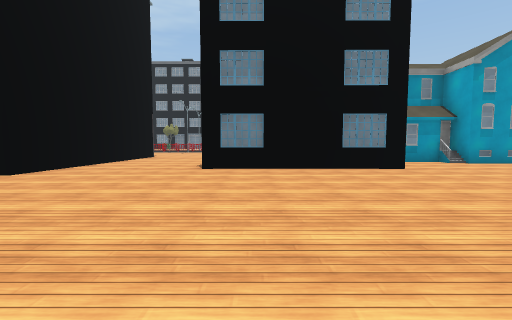
View 1 (above)

24 first-person views from a walk through a scene from a Unity 3-D project. The camera is 1.3 m above the floor, tilts 4° down and sees 90° across. The floor is counted in squares, 2 m on a side. Each view is taken from the middle of a square. On the plan, view 1 faces up. The plan holds only what a view shows up to about 9 squares ahead; the rest is blank. The place goes on beyond the plan. The player is left out. Some animated figures are not drawn. Some surface patterns are stand-ins.

View 2
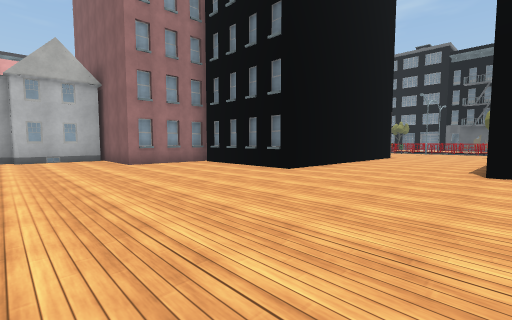

View 3
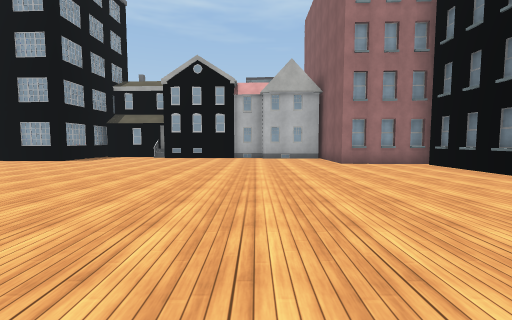

View 4
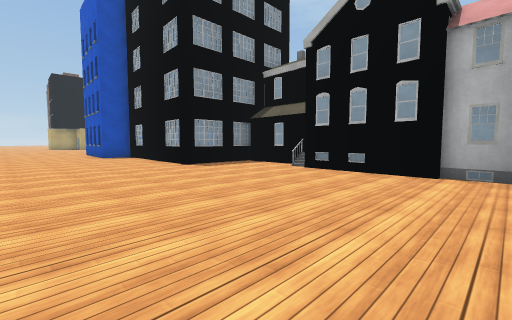

View 5
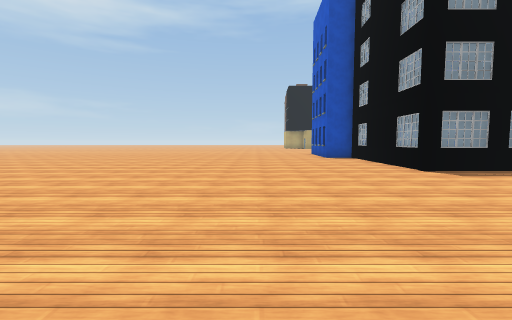

View 6
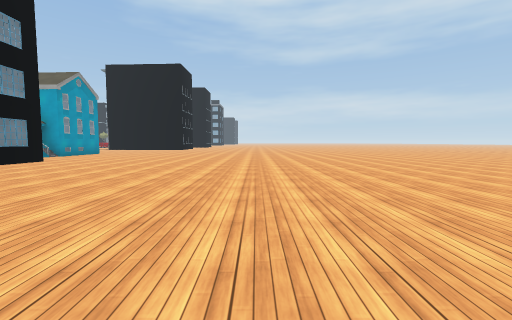

View 7
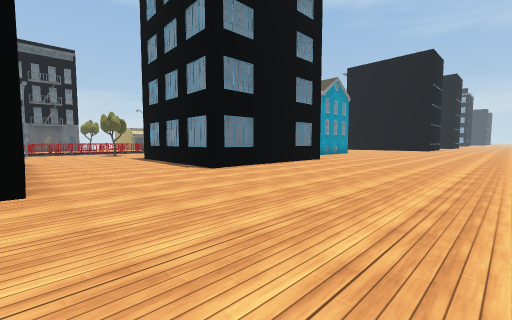

View 8
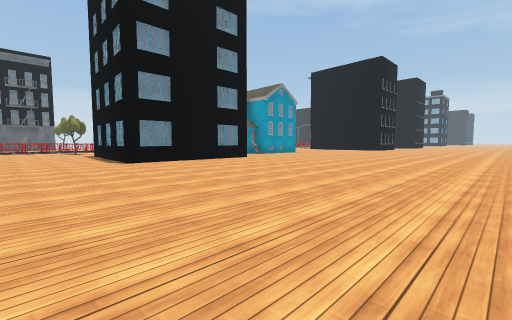

View 9
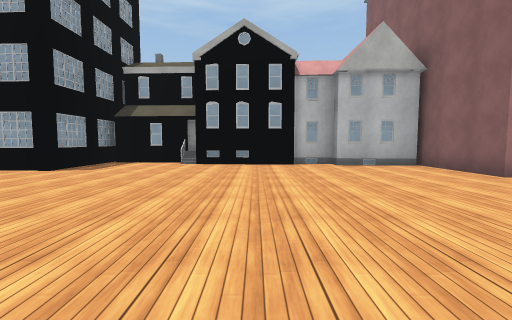

View 10
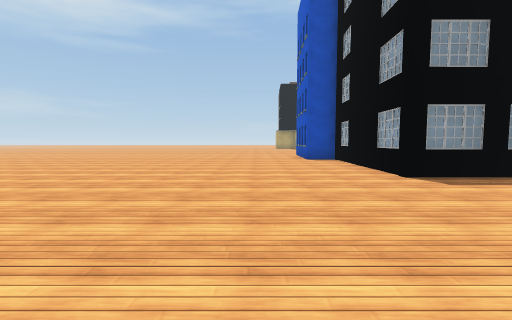

View 11
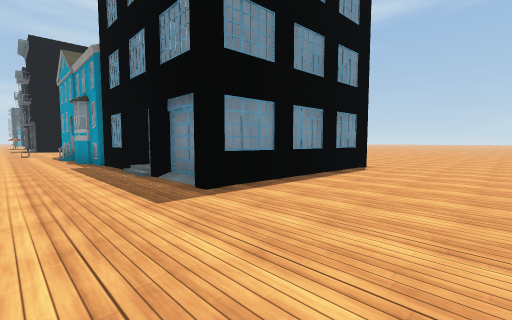

View 12
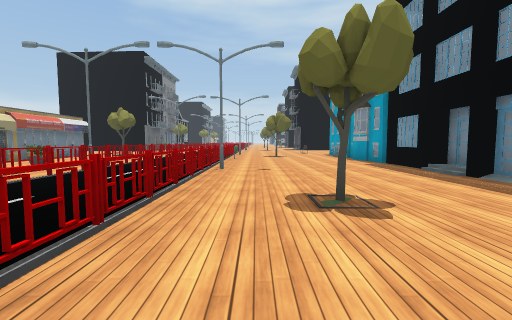

View 13
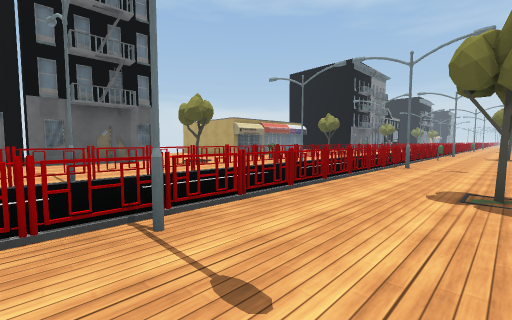

View 14
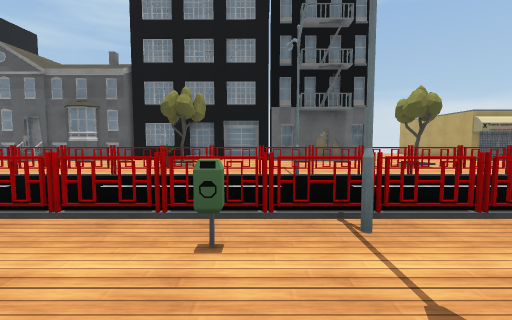

View 15
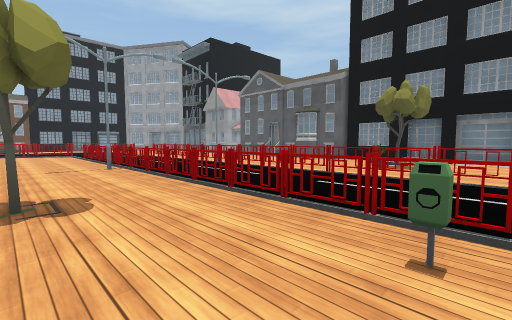

View 16
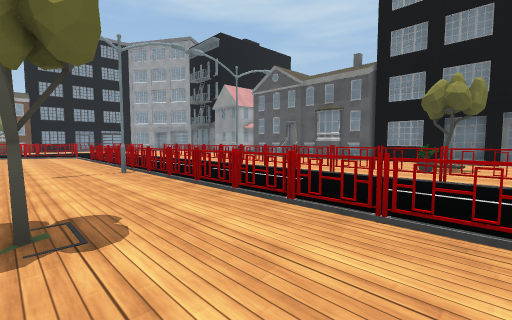

View 17
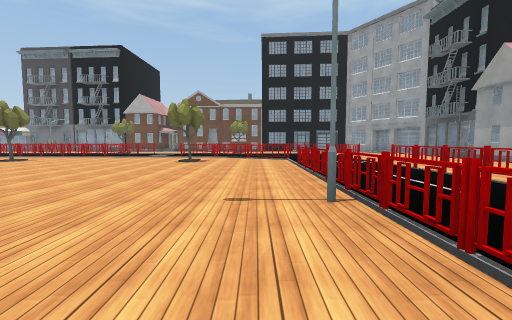

View 18
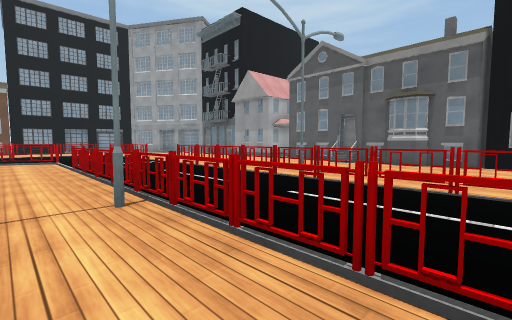

View 19
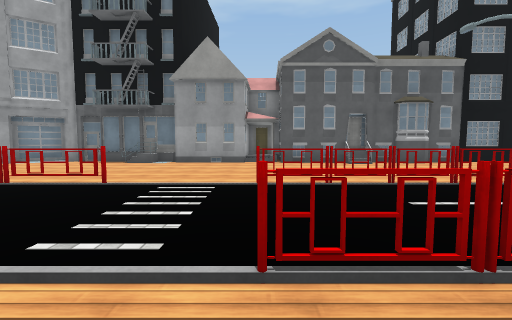

View 20
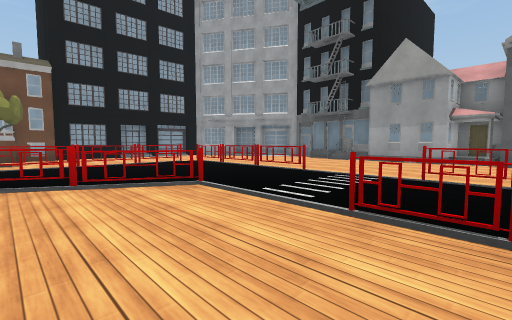

View 21
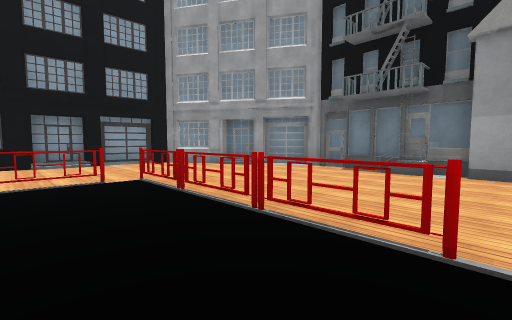

View 22
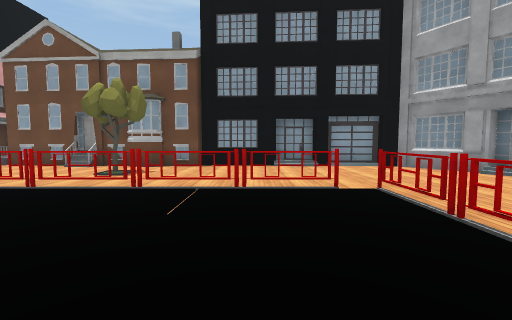

View 23
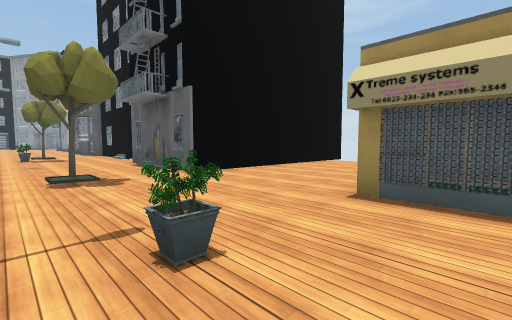

View 24
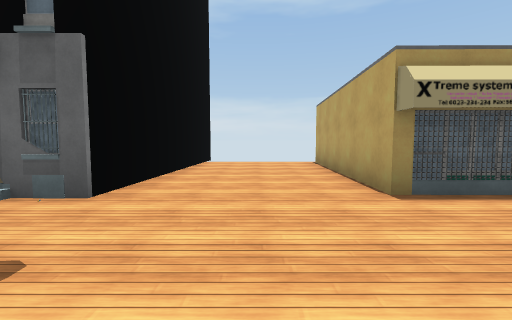

### Floor plan
Key: @ floor where view 1 was taken; # wall or solid block; x gap in a wall; . floor; = window, fence, low wall or low ledge; B building; S streetlight; F fence; T tree; I bin; O other object.
Columns run from 27 left of view 1 to 5 right of it. Each row starts with its distance up from view 1.
 26                           #...#
 25            ##             #...#
 24     ######  B    #####B   #...#
 23  ####..B.##.######.....B###...###
 22 B#B.............................
 21 ##..................O.....T...O.
 20 #..............S....T..S.....S..
 19 #....=#=x...FFFFFFFFFFFFFF###FFO
 18 #...#.... .....S.......S.....S..
 17 #...x..........................
 16 B...#...F..FFFFSFFFFFFFSFFx#xSOOO
 15 ##..x...F......F......I......F...
 14 ##T.x..FF..........T......T......
 13 #...F    T........     ..........
 12 #B..     .......       ..........
 11 #..      ......        ...#.####B
 10 #.       .....         ...#  #
  9 B        ....         #...#     #
  8          ...          #...#    B.
  7          ..           #...#    ..
  6          T            #...#####..
  5                   #B###..........
  4                   #.............
  3                 ###..............
  2                 #................
  1                ##................
  0                #...........@.....
 -1                #.................
 -2                #.................
 -3                #................
 -4                B................
 -5                #................
 -6                #................
 -7               ###B..............
 -8                 ##..............
 -9                  #..............

Positions as (right, up) in squares from view 1, and headings:
1: (0, 0), facing up
2: (-1, 0), facing up-left
3: (-1, 0), facing left
4: (-6, 0), facing down-left
5: (-6, -1), facing down
6: (-5, -1), facing right
7: (-5, 1), facing up-right
8: (-4, -2), facing up-right
9: (-4, -2), facing left
10: (-7, -2), facing down
11: (-4, 13), facing down-right
12: (-4, 15), facing right
13: (-5, 14), facing up-right
14: (-5, 14), facing up
15: (-5, 14), facing up-left
16: (-6, 14), facing up-left
17: (-9, 15), facing left
18: (-9, 15), facing up-left
19: (-16, 15), facing up
20: (-15, 14), facing up-left
21: (-18, 17), facing up-left
22: (-19, 17), facing left
23: (4, 20), facing up-left
24: (1, 20), facing up
